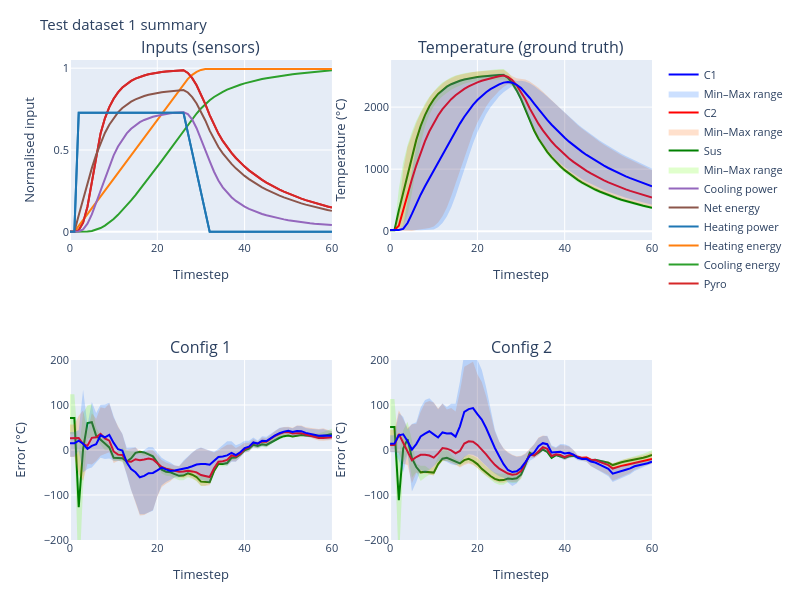
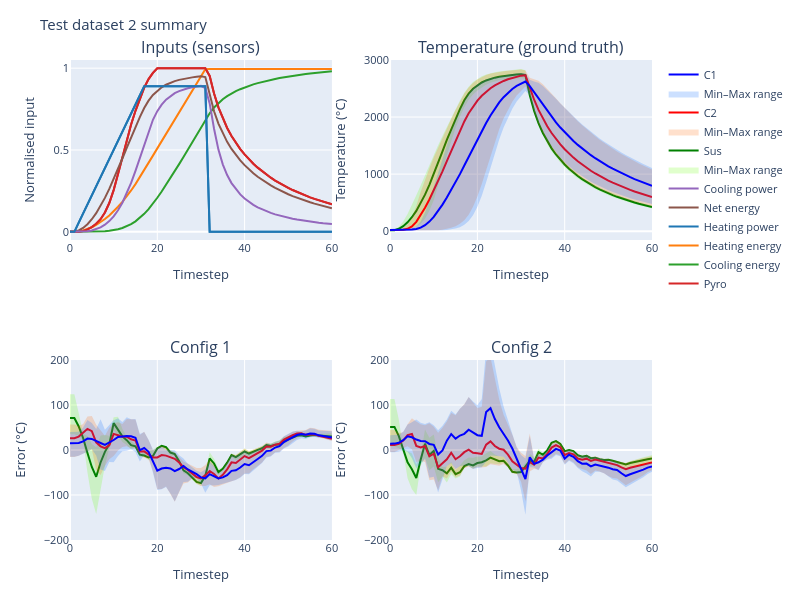

The cell these charts' notebook holds for them, in order:
### Code cell
for k in range(3):
    pred1 = shred_models[1].post(shred_models[1](test_sets[1].X[k*61:(k+1)*61]))
    truth1 = shred_models[1].post(test_sets[1].Y[k*61:(k+1)*61])

    pred2 = shred_models[2].post(shred_models[2](test_sets[2].X[k*61:(k+1)*61]))
    truth2 = shred_models[2].post(test_sets[2].Y[k*61:(k+1)*61])
    # C1
    c1_truth = truth1 @ c1_picker.T
    c1_error1 = (pred1 - truth1) @ c1_picker.T
    c1_error2 = (pred2 - truth2) @ c1_picker.T
    # C2
    c2_truth = truth1 @ c2_picker.T
    c2_error1 = (pred1 - truth1) @ c2_picker.T
    c2_error2 = (pred2 - truth2) @ c2_picker.T
    # SUS
    sus_truth = truth1 @ sus_picker.T
    sus_error1 = (pred1 - truth1) @ sus_picker.T
    sus_error2 = (pred2 - truth2) @ sus_picker.T

    rows,cols=2,2
    fig = make_subplots(rows=rows, cols=cols, subplot_titles=['Inputs (sensors)', 'Temperature (ground truth)', 'Config 1', 'Config 2'])

    fig_list1 = minmaxmeanfigs(c1_error1, c2_error1, sus_error1, show_legend=True, legend_group='1')
    fig_list2 = minmaxmeanfigs(c1_error2, c2_error2, sus_error2, legend_group='1')
    fig_listY = minmaxmeanfigs(c1_truth, c2_truth, sus_truth, legend_group='1' )


    input_names = [('Heating power',True,'#1f77b4'), ('Heating energy',True,'#ff7f0e'), ('Cooling energy',True,'#2ca02c'), ('Pyro',True,'#d62728')]
    for i in range(test_sets[1].X.shape[-1]):
        j = test_sets[2].X.shape[-1] - 1 - i
        fig.add_trace(
            go.Scatter(x=np.arange(len(c1_error)), y=test_sets[1].X[k*61:(k+1)*61,-1,j], name=input_names[j][0], showlegend=input_names[j][1], line=dict(color=(input_names[j][-1])), legendgroup='2'),
            row=1, col=1)
        
    input_names = [('Heating power',False,'#1f77b4'), ('Cooling power',True,'#9467bd'), ('Net energy',True,'#8c564b'), ('Pyro',False,'#d62728')]
    for i in range(test_sets[2].X.shape[-1]):
        j = test_sets[2].X.shape[-1] - 1 - i
        fig.add_trace(
            go.Scatter(x=np.arange(len(c1_error)), y=test_sets[2].X[k*61:(k+1)*61,-1,j], name=input_names[j][0], showlegend=input_names[j][1], line=dict(color=(input_names[j][-1])), legendgroup='2'),
            row=1, col=1)
        

    for trace in fig_listY:
        fig.add_trace(trace, row=1,col=2)
    for trace in fig_list1:
        fig.add_trace(trace, row=2,col=1)
    for trace in fig_list2:
        fig.add_trace(trace, row=2,col=2)

    fig.update_yaxes(range=(-0.05,1.05), title='Normalised input', row=1, col=1)
    fig.update_yaxes(title='Temperature (°C)', row=1, col=2)
    fig.update_yaxes(range=(-200,200), title='Error (°C)', row=2, col=1)
    fig.update_yaxes(range=(-200,200), title='Error (°C)', row=2, col=2)
    fig.update_xaxes(title='Timestep')
    fig.update_layout(
    width=800, height=600,
    font=dict(size=11),  
    margin=dict(l=70, r=20, t=60, b=60),
    title=f'Test dataset {k+1} summary',
    legend={'traceorder':'reversed'},
    )
    fig.show()
